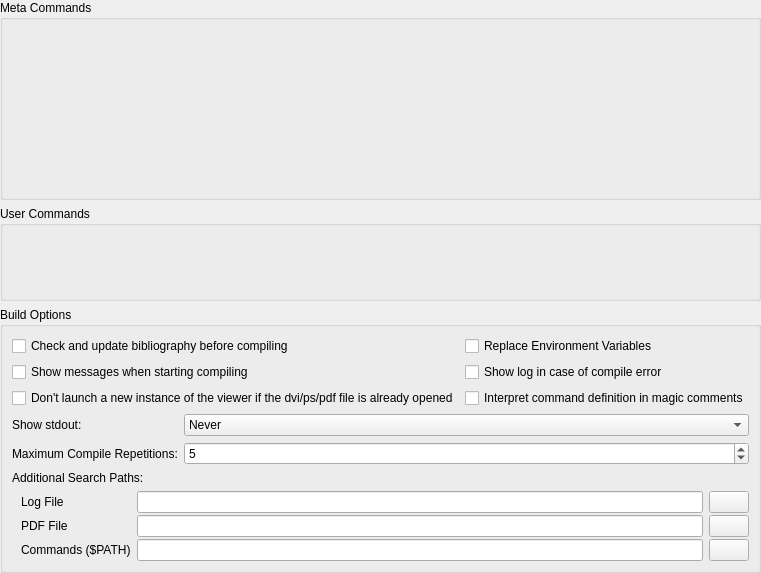
             <widget class="QWidget" name="scrollAreaBuildContents">
              <property name="geometry">
               <rect>
                <x>0</x>
                <y>0</y>
                <width>570</width>
                <height>545</height>
               </rect>
              </property>
              <layout class="QVBoxLayout" name="verticalLayout_17">
               <property name="leftMargin">
                <number>0</number>
               </property>
               <property name="topMargin">
                <number>0</number>
               </property>
               <property name="rightMargin">
                <number>0</number>
               </property>
               <property name="bottomMargin">
                <number>0</number>
               </property>
               <item>
                <widget class="QGroupBox" name="groupBoxMetaCommands">
                 <property name="sizePolicy">
                  <sizepolicy hsizetype="Preferred" vsizetype="Preferred">
                   <horstretch>0</horstretch>
                   <verstretch>0</verstretch>
                  </sizepolicy>
                 </property>
                 <property name="minimumSize">
                  <size>
                   <width>0</width>
                   <height>200</height>
                  </size>
                 </property>
                 <property name="baseSize">
                  <size>
                   <width>0</width>
                   <height>0</height>
                  </size>
                 </property>
                 <property name="title">
                  <string>Meta Commands</string>
                 </property>
                </widget>
               </item>
               <item>
                <widget class="QGroupBox" name="groupBoxUserCommands">
                 <property name="minimumSize">
                  <size>
                   <width>0</width>
                   <height>95</height>
                  </size>
                 </property>
                 <property name="title">
                  <string>User Commands</string>
                 </property>
                 <property name="alignment">
                  <set>Qt::AlignLeading|Qt::AlignLeft|Qt::AlignTop</set>
                 </property>
                </widget>
               </item>
               <item>
                <widget class="QGroupBox" name="groupBoxBuildOptions">
                 <property name="title">
                  <string>Build Options</string>
                 </property>
                 <property name="advancedOption" stdset="0">
                  <bool>true</bool>
                 </property>
                 <layout class="QFormLayout" name="formLayout">
                  <property name="fieldGrowthPolicy">
                   <enum>QFormLayout::AllNonFixedFieldsGrow</enum>
                  </property>
                  <item row="0" column="0">
                   <widget class="QCheckBox" name="checkBoxRunAfterBibTeXChange">
                    <property name="toolTip">
                     <string>Runs txs:///recompile-bibliography, if bib-files were changed.</string>
                    </property>
                    <property name="text">
                     <string>Check and update bibliography before compiling</string>
                    </property>
                   </widget>
                  </item>
                  <item row="1" column="0">
                   <widget class="QCheckBox" name="checkBoxShowMessagesOnCompile">
                    <property name="text">
                     <string>Show messages when starting compiling</string>
                    </property>
                   </widget>
                  </item>
                  <item row="2" column="0">
                   <widget class="QCheckBox" name="checkBoxSingleInstanceViewer">
                    <property name="sizePolicy">
                     <sizepolicy hsizetype="Minimum" vsizetype="Fixed">
                      <horstretch>0</horstretch>
                      <verstretch>0</verstretch>
                     </sizepolicy>
                    </property>
                    <property name="minimumSize">
                     <size>
                      <width>0</width>
                      <height>0</height>
                     </size>
                    </property>
                    <property name="baseSize">
                     <size>
                      <width>600</width>
                      <height>0</height>
                     </size>
                    </property>
                    <property name="text">
                     <string>Don't launch a new instance of the viewer if the dvi/ps/pdf file is already opened</string>
                    </property>
                   </widget>
                  </item>
                  <item row="3" column="0" colspan="2">
                   <layout class="QGridLayout" columnstretch="0,1">
                    <item row="0" column="0">
                     <widget class="QLabel" name="label_37">
                      <property name="text">
                       <string>Show stdout:</string>
                      </property>
                     </widget>
                    </item>
                    <item row="0" column="1">
                     <widget class="QComboBox" name="comboBoxShowStdout">
                      <item>
                       <property name="text">
                        <string>Never</string>
                       </property>
                      </item>
                      <item>
                       <property name="text">
                        <string>Only For User Commands</string>
                       </property>
                      </item>
                      <item>
                       <property name="text">
                        <string>Always (If not redirected &gt; /dev/null)</string>
                       </property>
                      </item>
                     </widget>
                    </item>
                    <item row="1" column="0">
                     <widget class="QLabel" name="label_38">
                      <property name="toolTip">
                       <string>Some LaTeX constructs (e.g. references) need multiple compilation cycles until they are displayed correctly.</string>
                      </property>
                      <property name="text">
                       <string>Maximum Compile Repetitions:</string>
                      </property>
                     </widget>
                    </item>
                    <item row="1" column="1">
                     <widget class="QSpinBox" name="spinBoxRerunLatex">
                      <property name="value">
                       <number>5</number>
                      </property>
                     </widget>
                    </item>
                   </layout>
                  </item>
                  <item row="7" column="0" colspan="2">
                   <layout class="QGridLayout" name="gridLayout_1">
                    <property name="leftMargin">
                     <number>9</number>
                    </property>
                    <property name="topMargin">
                     <number>0</number>
                    </property>
                    <property name="rightMargin">
                     <number>0</number>
                    </property>
                    <property name="bottomMargin">
                     <number>0</number>
                    </property>
                    <property name="verticalSpacing">
                     <number>2</number>
                    </property>
                    <item row="1" column="1">
                     <widget class="QLineEdit" name="lineEditPathPDF"/>
                    </item>
                    <item row="2" column="1">
                     <widget class="QLineEdit" name="lineEditPathCommands"/>
                    </item>
                    <item row="1" column="2">
                     <widget class="QPushButton" name="pushButtonPathPdf">
                      <property name="sizePolicy">
                       <sizepolicy hsizetype="Maximum" vsizetype="Fixed">
                        <horstretch>0</horstretch>
                        <verstretch>0</verstretch>
                       </sizepolicy>
                      </property>
                      <property name="text">
                       <string/>
                      </property>
                      <property name="icon">
                       <iconset resource="../images.qrc">
                        <normaloff>:/images-ng/document-open.svgz</normaloff>:/images-ng/document-open.svgz</iconset>
                      </property>
                     </widget>
                    </item>
                    <item row="2" column="0">
                     <widget class="QLabel" name="label_59">
                      <property name="text">
                       <string>Commands ($PATH)</string>
                      </property>
                     </widget>
                    </item>
                    <item row="1" column="0">
                     <widget class="QLabel" name="label_58">
                      <property name="text">
                       <string>PDF File</string>
                      </property>
                     </widget>
                    </item>
                    <item row="0" column="1">
                     <widget class="QLineEdit" name="lineEditPathLog"/>
                    </item>
                    <item row="0" column="2">
                     <widget class="QPushButton" name="pushButtonPathLog">
                      <property name="sizePolicy">
                       <sizepolicy hsizetype="Maximum" vsizetype="Fixed">
                        <horstretch>0</horstretch>
                        <verstretch>0</verstretch>
                       </sizepolicy>
                      </property>
                      <property name="text">
                       <string/>
                      </property>
                      <property name="icon">
                       <iconset resource="../images.qrc">
                        <normaloff>:/images-ng/document-open.svgz</normaloff>:/images-ng/document-open.svgz</iconset>
                      </property>
                     </widget>
                    </item>
                    <item row="2" column="2">
                     <widget class="QPushButton" name="pushButtonPathCommands">
                      <property name="sizePolicy">
                       <sizepolicy hsizetype="Maximum" vsizetype="Fixed">
                        <horstretch>0</horstretch>
                        <verstretch>0</verstretch>
                       </sizepolicy>
                      </property>
                      <property name="text">
                       <string/>
                      </property>
                      <property name="icon">
                       <iconset resource="../images.qrc">
                        <normaloff>:/images-ng/document-open.svgz</normaloff>:/images-ng/document-open.svgz</iconset>
                      </property>
                     </widget>
                    </item>
                    <item row="0" column="0">
                     <widget class="QLabel" name="label_57">
                      <property name="text">
                       <string>Log File</string>
                      </property>
                     </widget>
                    </item>
                   </layout>
                  </item>
                  <item row="6" column="0" colspan="2">
                   <widget class="QLabel" name="label_68">
                    <property name="text">
                     <string>Additional Search Paths:</string>
                    </property>
                   </widget>
                  </item>
                  <item row="0" column="1">
                   <widget class="QCheckBox" name="checkBoxReplaceEnvironmentVariables">
                    <property name="toolTip">
                     <string>Replaces environment variables in commands.The behavior is OS-specific.

Windows:
Variables are written as: %MYVAR%. They are case-insensitive.

Linux, OS X:
Variables are written as: $MYVAR. They are case-sensitive.
</string>
                    </property>
                    <property name="text">
                     <string>Replace Environment Variables</string>
                    </property>
                   </widget>
                  </item>
                  <item row="1" column="1">
                   <widget class="QCheckBox" name="checkBoxShowLogInCaseOfCompileError">
                    <property name="text">
                     <string>Show log in case of compile error</string>
                    </property>
                   </widget>
                  </item>
                  <item row="2" column="1">
                   <widget class="QCheckBox" name="checkBoxInterpetCommandDefinitionInMagicComment">
                    <property name="toolTip">
                     <string>This allows to redefine commands using comment of style &lt;code&gt;%&amp;nbsp;!TeX&amp;nbsp;program&lt;/code&gt;, &lt;code&gt;%&amp;nbsp;!TeX&amp;nbsp;TS-program&lt;/code&gt; and &lt;code&gt;%&amp;nbsp;!TeX&amp;nbsp;TXS-program&lt;/code&gt;. For details see the manual.</string>
                    </property>
                    <property name="text">
                     <string>Interpret command definition in magic comments</string>
                    </property>
                   </widget>
                  </item>
                 </layout>
                </widget>
               </item>
              </layout>
             </widget>
